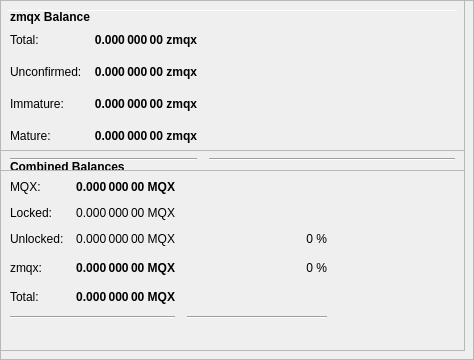
        <widget class="QFrame" name="frameObfuscation">
         <property name="minimumSize">
          <size>
           <width>0</width>
           <height>350</height>
          </size>
         </property>
         <property name="layoutDirection">
          <enum>Qt::LeftToRight</enum>
         </property>
         <property name="frameShape">
          <enum>QFrame::StyledPanel</enum>
         </property>
         <property name="frameShadow">
          <enum>QFrame::Raised</enum>
         </property>
         <widget class="QPushButton" name="runAutoDenom">
          <property name="geometry">
           <rect>
            <x>251</x>
            <y>17</y>
            <width>1</width>
            <height>1</height>
           </rect>
          </property>
          <property name="palette">
           <palette>
            <active>
             <colorrole role="WindowText">
              <brush brushstyle="SolidPattern">
               <color alpha="255">
                <red>0</red>
                <green>0</green>
                <blue>0</blue>
               </color>
              </brush>
             </colorrole>
             <colorrole role="Button">
              <brush brushstyle="SolidPattern">
               <color alpha="255">
                <red>239</red>
                <green>238</green>
                <blue>238</blue>
               </color>
              </brush>
             </colorrole>
             <colorrole role="Light">
              <brush brushstyle="SolidPattern">
               <color alpha="255">
                <red>255</red>
                <green>255</green>
                <blue>255</blue>
               </color>
              </brush>
             </colorrole>
             <colorrole role="Midlight">
              <brush brushstyle="SolidPattern">
               <color alpha="255">
                <red>247</red>
                <green>246</green>
                <blue>246</blue>
               </color>
              </brush>
             </colorrole>
             <colorrole role="Dark">
              <brush brushstyle="SolidPattern">
               <color alpha="255">
                <red>119</red>
                <green>119</green>
                <blue>119</blue>
               </color>
              </brush>
             </colorrole>
             <colorrole role="Mid">
              <brush brushstyle="SolidPattern">
               <color alpha="255">
                <red>159</red>
                <green>159</green>
                <blue>159</blue>
               </color>
              </brush>
             </colorrole>
             <colorrole role="Text">
              <brush brushstyle="SolidPattern">
               <color alpha="255">
                <red>0</red>
                <green>0</green>
                <blue>0</blue>
               </color>
              </brush>
             </colorrole>
             <colorrole role="BrightText">
              <brush brushstyle="SolidPattern">
               <color alpha="255">
                <red>255</red>
                <green>255</green>
                <blue>255</blue>
               </color>
              </brush>
             </colorrole>
             <colorrole role="ButtonText">
              <brush brushstyle="SolidPattern">
               <color alpha="255">
                <red>0</red>
                <green>0</green>
                <blue>0</blue>
               </color>
              </brush>
             </colorrole>
             <colorrole role="Base">
              <brush brushstyle="SolidPattern">
               <color alpha="255">
                <red>255</red>
                <green>255</green>
                <blue>255</blue>
               </color>
              </brush>
             </colorrole>
             <colorrole role="Window">
              <brush brushstyle="SolidPattern">
               <color alpha="255">
                <red>239</red>
                <green>238</green>
                <blue>238</blue>
               </color>
              </brush>
             </colorrole>
             <colorrole role="Shadow">
              <brush brushstyle="SolidPattern">
               <color alpha="255">
                <red>0</red>
                <green>0</green>
                <blue>0</blue>
               </color>
              </brush>
             </colorrole>
             <colorrole role="AlternateBase">
              <brush brushstyle="SolidPattern">
               <color alpha="255">
                <red>247</red>
                <green>246</green>
                <blue>246</blue>
               </color>
              </brush>
             </colorrole>
             <colorrole role="ToolTipBase">
              <brush brushstyle="SolidPattern">
               <color alpha="255">
                <red>255</red>
                <green>255</green>
                <blue>220</blue>
               </color>
              </brush>
             </colorrole>
             <colorrole role="ToolTipText">
              <brush brushstyle="SolidPattern">
               <color alpha="255">
                <red>0</red>
                <green>0</green>
                <blue>0</blue>
               </color>
              </brush>
             </colorrole>
            </active>
            <inactive>
             <colorrole role="WindowText">
              <brush brushstyle="SolidPattern">
               <color alpha="255">
                <red>0</red>
                <green>0</green>
                <blue>0</blue>
               </color>
              </brush>
             </colorrole>
             <colorrole role="Button">
              <brush brushstyle="SolidPattern">
               <color alpha="255">
                <red>239</red>
                <green>238</green>
                <blue>238</blue>
               </color>
              </brush>
             </colorrole>
             <colorrole role="Light">
              <brush brushstyle="SolidPattern">
               <color alpha="255">
                <red>255</red>
                <green>255</green>
                <blue>255</blue>
               </color>
              </brush>
             </colorrole>
             <colorrole role="Midlight">
              <brush brushstyle="SolidPattern">
               <color alpha="255">
                <red>247</red>
                <green>246</green>
                <blue>246</blue>
               </color>
              </brush>
             </colorrole>
             <colorrole role="Dark">
              <brush brushstyle="SolidPattern">
               <color alpha="255">
                <red>119</red>
                <green>119</green>
                <blue>119</blue>
               </color>
              </brush>
             </colorrole>
             <colorrole role="Mid">
              <brush brushstyle="SolidPattern">
               <color alpha="255">
                <red>159</red>
                <green>159</green>
                <blue>159</blue>
               </color>
              </brush>
             </colorrole>
             <colorrole role="Text">
              <brush brushstyle="SolidPattern">
               <color alpha="255">
                <red>0</red>
                <green>0</green>
                <blue>0</blue>
               </color>
              </brush>
             </colorrole>
             <colorrole role="BrightText">
              <brush brushstyle="SolidPattern">
               <color alpha="255">
                <red>255</red>
                <green>255</green>
                <blue>255</blue>
               </color>
              </brush>
             </colorrole>
             <colorrole role="ButtonText">
              <brush brushstyle="SolidPattern">
               <color alpha="255">
                <red>0</red>
                <green>0</green>
                <blue>0</blue>
               </color>
              </brush>
             </colorrole>
             <colorrole role="Base">
              <brush brushstyle="SolidPattern">
               <color alpha="255">
                <red>255</red>
                <green>255</green>
                <blue>255</blue>
               </color>
              </brush>
             </colorrole>
             <colorrole role="Window">
              <brush brushstyle="SolidPattern">
               <color alpha="255">
                <red>239</red>
                <green>238</green>
                <blue>238</blue>
               </color>
              </brush>
             </colorrole>
             <colorrole role="Shadow">
              <brush brushstyle="SolidPattern">
               <color alpha="255">
                <red>0</red>
                <green>0</green>
                <blue>0</blue>
               </color>
              </brush>
             </colorrole>
             <colorrole role="AlternateBase">
              <brush brushstyle="SolidPattern">
               <color alpha="255">
                <red>247</red>
                <green>246</green>
                <blue>246</blue>
               </color>
              </brush>
             </colorrole>
             <colorrole role="ToolTipBase">
              <brush brushstyle="SolidPattern">
               <color alpha="255">
                <red>255</red>
                <green>255</green>
                <blue>220</blue>
               </color>
              </brush>
             </colorrole>
             <colorrole role="ToolTipText">
              <brush brushstyle="SolidPattern">
               <color alpha="255">
                <red>0</red>
                <green>0</green>
                <blue>0</blue>
               </color>
              </brush>
             </colorrole>
            </inactive>
            <disabled>
             <colorrole role="WindowText">
              <brush brushstyle="SolidPattern">
               <color alpha="255">
                <red>119</red>
                <green>119</green>
                <blue>119</blue>
               </color>
              </brush>
             </colorrole>
             <colorrole role="Button">
              <brush brushstyle="SolidPattern">
               <color alpha="255">
                <red>239</red>
                <green>238</green>
                <blue>238</blue>
               </color>
              </brush>
             </colorrole>
             <colorrole role="Light">
              <brush brushstyle="SolidPattern">
               <color alpha="255">
                <red>255</red>
                <green>255</green>
                <blue>255</blue>
               </color>
              </brush>
             </colorrole>
             <colorrole role="Midlight">
              <brush brushstyle="SolidPattern">
               <color alpha="255">
                <red>247</red>
                <green>246</green>
                <blue>246</blue>
               </color>
              </brush>
             </colorrole>
             <colorrole role="Dark">
              <brush brushstyle="SolidPattern">
               <color alpha="255">
                <red>119</red>
                <green>119</green>
                <blue>119</blue>
               </color>
              </brush>
             </colorrole>
             <colorrole role="Mid">
              <brush brushstyle="SolidPattern">
               <color alpha="255">
                <red>159</red>
                <green>159</green>
                <blue>159</blue>
               </color>
              </brush>
             </colorrole>
             <colorrole role="Text">
              <brush brushstyle="SolidPattern">
               <color alpha="255">
                <red>119</red>
                <green>119</green>
                <blue>119</blue>
               </color>
              </brush>
             </colorrole>
             <colorrole role="BrightText">
              <brush brushstyle="SolidPattern">
               <color alpha="255">
                <red>255</red>
                <green>255</green>
                <blue>255</blue>
               </color>
              </brush>
             </colorrole>
             <colorrole role="ButtonText">
              <brush brushstyle="SolidPattern">
               <color alpha="255">
                <red>119</red>
                <green>119</green>
                <blue>119</blue>
               </color>
              </brush>
             </colorrole>
             <colorrole role="Base">
              <brush brushstyle="SolidPattern">
               <color alpha="255">
                <red>239</red>
                <green>238</green>
                <blue>238</blue>
               </color>
              </brush>
             </colorrole>
             <colorrole role="Window">
              <brush brushstyle="SolidPattern">
               <color alpha="255">
                <red>239</red>
                <green>238</green>
                <blue>238</blue>
               </color>
              </brush>
             </colorrole>
             <colorrole role="Shadow">
              <brush brushstyle="SolidPattern">
               <color alpha="255">
                <red>0</red>
                <green>0</green>
                <blue>0</blue>
               </color>
              </brush>
             </colorrole>
             <colorrole role="AlternateBase">
              <brush brushstyle="SolidPattern">
               <color alpha="255">
                <red>239</red>
                <green>238</green>
                <blue>238</blue>
               </color>
              </brush>
             </colorrole>
             <colorrole role="ToolTipBase">
              <brush brushstyle="SolidPattern">
               <color alpha="255">
                <red>255</red>
                <green>255</green>
                <blue>220</blue>
               </color>
              </brush>
             </colorrole>
             <colorrole role="ToolTipText">
              <brush brushstyle="SolidPattern">
               <color alpha="255">
                <red>0</red>
                <green>0</green>
                <blue>0</blue>
               </color>
              </brush>
             </colorrole>
            </disabled>
           </palette>
          </property>
          <property name="focusPolicy">
           <enum>Qt::NoFocus</enum>
          </property>
          <property name="autoFillBackground">
           <bool>true</bool>
          </property>
          <property name="text">
           <string/>
          </property>
          <property name="flat">
           <bool>true</bool>
          </property>
         </widget>
         <widget class="Line" name="line">
          <property name="geometry">
           <rect>
            <x>7</x>
            <y>10</y>
            <width>451</width>
            <height>1</height>
           </rect>
          </property>
          <property name="orientation">
           <enum>Qt::Horizontal</enum>
          </property>
         </widget>
         <widget class="QFrame" name="frame_3">
          <property name="geometry">
           <rect>
            <x>0</x>
            <y>150</y>
            <width>465</width>
            <height>201</height>
           </rect>
          </property>
          <property name="frameShape">
           <enum>QFrame::StyledPanel</enum>
          </property>
          <property name="frameShadow">
           <enum>QFrame::Raised</enum>
          </property>
          <layout class="QVBoxLayout" name="verticalLayout_5">
           <item>
            <layout class="QHBoxLayout" name="horizontalLayout_5" stretch="0">
             <item>
              <widget class="QLabel" name="label_5z">
               <property name="maximumSize">
                <size>
                 <width>16777215</width>
                 <height>20</height>
                </size>
               </property>
               <property name="font">
                <font>
                 <weight>75</weight>
                 <bold>true</bold>
                </font>
               </property>
               <property name="toolTip">
                <string>Combined Balances (including unconfirmed and immature coins)</string>
               </property>
               <property name="text">
                <string>&lt;html&gt;&lt;head/&gt;&lt;body&gt;&lt;p&gt;Combined Balances&lt;/p&gt;&lt;/body&gt;&lt;/html&gt;</string>
               </property>
              </widget>
             </item>
            </layout>
           </item>
           <item>
            <layout class="QGridLayout" name="gridLayout_3">
             <property name="spacing">
              <number>12</number>
             </property>
             <item row="7" column="0" colspan="2">
              <widget class="Line" name="lineSpendableBalance_3">
               <property name="orientation">
                <enum>Qt::Horizontal</enum>
               </property>
              </widget>
             </item>
             <item row="7" column="2">
              <widget class="Line" name="lineWatchBalance_3">
               <property name="sizePolicy">
                <sizepolicy hsizetype="Preferred" vsizetype="Fixed">
                 <horstretch>0</horstretch>
                 <verstretch>0</verstretch>
                </sizepolicy>
               </property>
               <property name="minimumSize">
                <size>
                 <width>140</width>
                 <height>0</height>
                </size>
               </property>
               <property name="orientation">
                <enum>Qt::Horizontal</enum>
               </property>
              </widget>
             </item>
             <item row="4" column="1">
              <widget class="QLabel" name="labelzBalancez">
               <property name="font">
                <font>
                 <weight>75</weight>
                 <bold>true</bold>
                </font>
               </property>
               <property name="cursor">
                <cursorShape>IBeamCursor</cursorShape>
               </property>
               <property name="toolTip">
                <string>Total of transactions that have yet to be confirmed, and do not yet count toward the spendable balance</string>
               </property>
               <property name="text">
                <string notr="true">0.000 000 00 MQX</string>
               </property>
               <property name="alignment">
                <set>Qt::AlignRight|Qt::AlignTrailing|Qt::AlignVCenter</set>
               </property>
               <property name="textInteractionFlags">
                <set>Qt::LinksAccessibleByMouse|Qt::TextSelectableByKeyboard|Qt::TextSelectableByMouse</set>
               </property>
              </widget>
             </item>
             <item row="6" column="1">
              <widget class="QLabel" name="labelTotalz">
               <property name="font">
                <font>
                 <weight>75</weight>
                 <bold>true</bold>
                </font>
               </property>
               <property name="cursor">
                <cursorShape>IBeamCursor</cursorShape>
               </property>
               <property name="toolTip">
                <string>Total Balance, including unconfirmed and immature coins.</string>
               </property>
               <property name="text">
                <string notr="true">0.000 000 00 MQX</string>
               </property>
               <property name="alignment">
                <set>Qt::AlignRight|Qt::AlignTrailing|Qt::AlignVCenter</set>
               </property>
               <property name="textInteractionFlags">
                <set>Qt::LinksAccessibleByMouse|Qt::TextSelectableByKeyboard|Qt::TextSelectableByMouse</set>
               </property>
              </widget>
             </item>
             <item row="4" column="3">
              <spacer name="horizontalSpacer_6">
               <property name="orientation">
                <enum>Qt::Horizontal</enum>
               </property>
               <property name="sizeHint" stdset="0">
                <size>
                 <width>40</width>
                 <height>20</height>
                </size>
               </property>
              </spacer>
             </item>
             <item row="6" column="0">
              <widget class="QLabel" name="labelTotalTextz">
               <property name="text">
                <string>Total:</string>
               </property>
              </widget>
             </item>
             <item row="1" column="0">
              <widget class="QLabel" name="labelBalanceTextz">
               <property name="text">
                <string>MQX:</string>
               </property>
              </widget>
             </item>
             <item row="1" column="1">
              <widget class="QLabel" name="labelBalancez">
               <property name="font">
                <font>
                 <weight>75</weight>
                 <bold>true</bold>
                </font>
               </property>
               <property name="cursor">
                <cursorShape>IBeamCursor</cursorShape>
               </property>
               <property name="toolTip">
                <string>Your current spendable balance</string>
               </property>
               <property name="text">
                <string notr="true">0.000 000 00 MQX</string>
               </property>
               <property name="alignment">
                <set>Qt::AlignRight|Qt::AlignTrailing|Qt::AlignVCenter</set>
               </property>
               <property name="textInteractionFlags">
                <set>Qt::LinksAccessibleByMouse|Qt::TextSelectableByKeyboard|Qt::TextSelectableByMouse</set>
               </property>
              </widget>
             </item>
             <item row="4" column="0">
              <widget class="QLabel" name="labelzBalanceTextz">
               <property name="toolTip">
                <string/>
               </property>
               <property name="text">
                <string>zmqx:</string>
               </property>
              </widget>
             </item>
             <item row="4" column="2">
              <widget class="QLabel" name="labelzmqxPercent">
               <property name="toolTip">
                <string>Current percentage of zmqx.
If AutoMint is enabled this percentage will settle around the configured AutoMint percentage (default = 10%)</string>
               </property>
               <property name="text">
                <string>0 %</string>
               </property>
               <property name="alignment">
                <set>Qt::AlignRight|Qt::AlignTrailing|Qt::AlignVCenter</set>
               </property>
              </widget>
             </item>
             <item row="6" column="2">
              <widget class="QLabel" name="label100Percent">
               <property name="text">
                <string/>
               </property>
               <property name="alignment">
                <set>Qt::AlignRight|Qt::AlignTrailing|Qt::AlignVCenter</set>
               </property>
              </widget>
             </item>
             <item row="2" column="1">
              <widget class="QLabel" name="labelLockedBalance">
               <property name="toolTip">
                <string>Locked MQX or Masternode collaterals. These are excluded from zmqx minting.</string>
               </property>
               <property name="text">
                <string>0.000 000 00 MQX</string>
               </property>
               <property name="alignment">
                <set>Qt::AlignRight|Qt::AlignTrailing|Qt::AlignVCenter</set>
               </property>
              </widget>
             </item>
             <item row="2" column="0">
              <widget class="QLabel" name="labelLockedBalanceText">
               <property name="toolTip">
                <string>Locked MQX or Masternode collaterals. These are excluded from zmqx minting.</string>
               </property>
               <property name="text">
                <string>Locked:</string>
               </property>
              </widget>
             </item>
             <item row="3" column="0">
              <widget class="QLabel" name="labelUnLockedBalanceText">
               <property name="toolTip">
                <string>Unlocked MQXs. These can be used for zmqx minting.</string>
               </property>
               <property name="text">
                <string>Unlocked:</string>
               </property>
              </widget>
             </item>
             <item row="3" column="1">
              <widget class="QLabel" name="labelUnLockedBalance">
               <property name="toolTip">
                <string>Unlocked MQXs. These can be used for zmqx minting.</string>
               </property>
               <property name="text">
                <string>0.000 000 00 MQX</string>
               </property>
               <property name="alignment">
                <set>Qt::AlignRight|Qt::AlignTrailing|Qt::AlignVCenter</set>
               </property>
              </widget>
             </item>
             <item row="3" column="2">
              <widget class="QLabel" name="labelMQXPercent">
               <property name="text">
                <string>0 %</string>
               </property>
               <property name="alignment">
                <set>Qt::AlignRight|Qt::AlignTrailing|Qt::AlignVCenter</set>
               </property>
              </widget>
             </item>
            </layout>
           </item>
           <item>
            <spacer name="verticalSpacer">
             <property name="orientation">
              <enum>Qt::Vertical</enum>
             </property>
             <property name="sizeHint" stdset="0">
              <size>
               <width>20</width>
               <height>40</height>
              </size>
             </property>
            </spacer>
           </item>
          </layout>
         </widget>
         <widget class="QFrame" name="frame_4">
          <property name="geometry">
           <rect>
            <x>0</x>
            <y>0</y>
            <width>465</width>
            <height>171</height>
           </rect>
          </property>
          <property name="frameShape">
           <enum>QFrame::StyledPanel</enum>
          </property>
          <property name="frameShadow">
           <enum>QFrame::Raised</enum>
          </property>
          <layout class="QVBoxLayout" name="verticalLayout_7">
           <item>
            <layout class="QHBoxLayout" name="horizontalLayout_8" stretch="0">
             <item>
              <widget class="QLabel" name="label_5z_3">
               <property name="maximumSize">
                <size>
                 <width>16777215</width>
                 <height>20</height>
                </size>
               </property>
               <property name="font">
                <font>
                 <weight>75</weight>
                 <bold>true</bold>
                </font>
               </property>
               <property name="text">
                <string>zmqx Balance</string>
               </property>
              </widget>
             </item>
            </layout>
           </item>
           <item>
            <layout class="QGridLayout" name="gridLayout_5">
             <property name="spacing">
              <number>12</number>
             </property>
             <item row="4" column="0">
              <widget class="QLabel" name="labelzBalanceMatureText">
               <property name="toolTip">
                <string>Mature: more than 20 confirmation and more than 1 mints of the same denomination after it was minted.
These zmqx are spendable.</string>
               </property>
               <property name="text">
                <string>Mature:</string>
               </property>
              </widget>
             </item>
             <item row="5" column="0" colspan="2">
              <widget class="Line" name="lineSpendableBalance_5">
               <property name="orientation">
                <enum>Qt::Horizontal</enum>
               </property>
              </widget>
             </item>
             <item row="1" column="1">
              <widget class="QLabel" name="labelzBalance">
               <property name="font">
                <font>
                 <weight>75</weight>
                 <bold>true</bold>
                </font>
               </property>
               <property name="cursor">
                <cursorShape>IBeamCursor</cursorShape>
               </property>
               <property name="toolTip">
                <string>All available zmqx, unconfirmed and immature zmqx included.</string>
               </property>
               <property name="text">
                <string notr="true">0.000 000 00 zmqx</string>
               </property>
               <property name="alignment">
                <set>Qt::AlignRight|Qt::AlignTrailing|Qt::AlignVCenter</set>
               </property>
               <property name="textInteractionFlags">
                <set>Qt::LinksAccessibleByMouse|Qt::TextSelectableByKeyboard|Qt::TextSelectableByMouse</set>
               </property>
              </widget>
             </item>
             <item row="5" column="2">
              <widget class="Line" name="lineWatchBalance_5">
               <property name="sizePolicy">
                <sizepolicy hsizetype="Preferred" vsizetype="Fixed">
                 <horstretch>0</horstretch>
                 <verstretch>0</verstretch>
                </sizepolicy>
               </property>
               <property name="minimumSize">
                <size>
                 <width>140</width>
                 <height>0</height>
                </size>
               </property>
               <property name="orientation">
                <enum>Qt::Horizontal</enum>
               </property>
              </widget>
             </item>
             <item row="1" column="0">
              <widget class="QLabel" name="labelzBalanceText">
               <property name="toolTip">
                <string>All available zmqx, unconfirmed and immature zmqx included.</string>
               </property>
               <property name="text">
                <string>Total:</string>
               </property>
              </widget>
             </item>
             <item row="1" column="2">
              <spacer name="horizontalSpacer_8">
               <property name="orientation">
                <enum>Qt::Horizontal</enum>
               </property>
               <property name="sizeHint" stdset="0">
                <size>
                 <width>40</width>
                 <height>20</height>
                </size>
               </property>
              </spacer>
             </item>
             <item row="4" column="2">
              <spacer name="horizontalSpacer_4">
               <property name="orientation">
                <enum>Qt::Horizontal</enum>
               </property>
               <property name="sizeHint" stdset="0">
                <size>
                 <width>40</width>
                 <height>20</height>
                </size>
               </property>
              </spacer>
             </item>
             <item row="4" column="1">
              <widget class="QLabel" name="labelzBalanceMature">
               <property name="font">
                <font>
                 <weight>75</weight>
                 <bold>true</bold>
                </font>
               </property>
               <property name="toolTip">
                <string>Mature: more than 20 confirmation and more than 1 mints of the same denomination after it was minted.
These zmqx are spendable.</string>
               </property>
               <property name="text">
                <string>0.000 000 00 zmqx</string>
               </property>
               <property name="alignment">
                <set>Qt::AlignRight|Qt::AlignTrailing|Qt::AlignVCenter</set>
               </property>
              </widget>
             </item>
             <item row="2" column="0">
              <widget class="QLabel" name="labelzBalanceUnconfirmedText">
               <property name="toolTip">
                <string>Unconfirmed: less than 20 confirmations
Immature: confirmed, but less than 1 mints of the same denomination after it was minted</string>
               </property>
               <property name="text">
                <string>Unconfirmed:</string>
               </property>
              </widget>
             </item>
             <item row="2" column="1">
              <widget class="QLabel" name="labelzBalanceUnconfirmed">
               <property name="font">
                <font>
                 <weight>75</weight>
                 <bold>true</bold>
                </font>
               </property>
               <property name="toolTip">
                <string>Unconfirmed: less than 20 confirmations
Immature: confirmed, but less than 1 mints of the same denomination after it was minted</string>
               </property>
               <property name="text">
                <string>0.000 000 00 zmqx</string>
               </property>
               <property name="alignment">
                <set>Qt::AlignRight|Qt::AlignTrailing|Qt::AlignVCenter</set>
               </property>
              </widget>
             </item>
             <item row="2" column="2">
              <spacer name="horizontalSpacer_5">
               <property name="orientation">
                <enum>Qt::Horizontal</enum>
               </property>
               <property name="sizeHint" stdset="0">
                <size>
                 <width>40</width>
                 <height>20</height>
                </size>
               </property>
              </spacer>
             </item>
             <item row="3" column="0">
              <widget class="QLabel" name="labelzBalanceImmatureText">
               <property name="toolTip">
                <string>Unconfirmed: less than 20 confirmations
Immature: confirmed, but less than 1 mints of the same denomination after it was minted</string>
               </property>
               <property name="text">
                <string>Immature:</string>
               </property>
              </widget>
             </item>
             <item row="3" column="1">
              <widget class="QLabel" name="labelzBalanceImmature">
               <property name="font">
                <font>
                 <weight>75</weight>
                 <bold>true</bold>
                </font>
               </property>
               <property name="toolTip">
                <string>Unconfirmed: less than 20 confirmations
Immature: confirmed, but less than 1 mints of the same denomination after it was minted</string>
               </property>
               <property name="text">
                <string>0.000 000 00 zmqx</string>
               </property>
               <property name="alignment">
                <set>Qt::AlignRight|Qt::AlignTrailing|Qt::AlignVCenter</set>
               </property>
              </widget>
             </item>
             <item row="3" column="2">
              <spacer name="horizontalSpacer_7">
               <property name="orientation">
                <enum>Qt::Horizontal</enum>
               </property>
               <property name="sizeHint" stdset="0">
                <size>
                 <width>40</width>
                 <height>20</height>
                </size>
               </property>
              </spacer>
             </item>
            </layout>
           </item>
          </layout>
         </widget>
        </widget>
